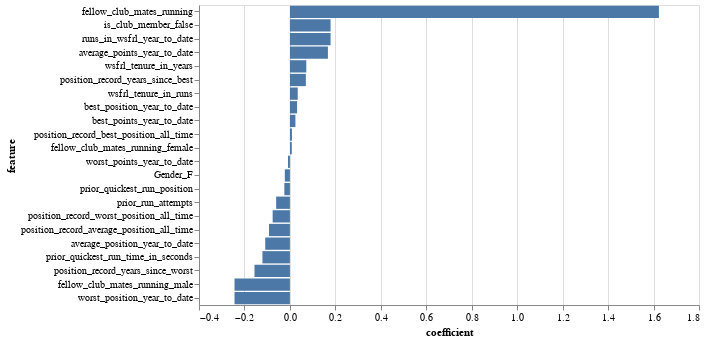

Notebook code for this chart:
### Code cell
import altair as alt

# Convert the set to a list to maintain order
all_feature_columns_list = list(all_feature_columns)


# Create a DataFrame with the features and their coefficients
feature_coefficients_df = pl.DataFrame(
    {
        "feature": all_feature_columns_list,
        "coefficient": logistic_regression_classifier.coef_[0][:len(all_feature_columns_list)],
    }
)

# Sort the DataFrame by coefficient in descending order
sorted_feature_coefficients_df = feature_coefficients_df.sort("coefficient", descending=True)

# Plot the bar chart
alt.Chart(sorted_feature_coefficients_df.to_pandas()).mark_bar().encode(
    x="coefficient",
    y=alt.Y("feature", sort="-x")
).properties(
    width=500,
    height=300,
).display()

### Figure 1 — Vega-Lite specification as saved in the notebook (floating-point values rounded to 4 significant figures)
{"config": {"view": {"continuousWidth": 300, "continuousHeight": 300}}, "data": {"name": "data-67030082ae5bba3a85d8b1758bdeffe1"}, "mark": {"type": "bar"}, "encoding": {"x": {"field": "coefficient", "type": "quantitative"}, "y": {"field": "feature", "sort": "-x", "type": "nominal"}}, "height": 300, "width": 500, "$schema": "https://vega.github.io/schema/vega-lite/v5.20.1.json", "datasets": {"data-67030082ae5bba3a85d8b1758bdeffe1": [{"feature": "fellow_club_mates_running", "coefficient": 1.624}, {"feature": "is_club_member_false", "coefficient": 0.1789}, {"feature": "runs_in_wsfrl_year_to_date", "coefficient": 0.1789}, {"feature": "average_points_year_to_date", "coefficient": 0.1673}, {"feature": "wsfrl_tenure_in_years", "coefficient": 0.07208}, {"feature": "position_record_years_since_best", "coefficient": 0.07007}, {"feature": "wsfrl_tenure_in_runs", "coefficient": 0.03434}, {"feature": "best_position_year_to_date", "coefficient": 0.03163}, {"feature": "best_points_year_to_date", "coefficient": 0.02414}, {"feature": "position_record_best_position_all_time", "coefficient": 0.008949}, {"feature": "fellow_club_mates_running_female", "coefficient": 0.008298}, {"feature": "worst_points_year_to_date", "coefficient": -0.008515}, {"feature": "Gender_F", "coefficient": -0.02246}, {"feature": "prior_quickest_run_position", "coefficient": -0.02437}, {"feature": "prior_run_attempts", "coefficient": -0.06055}, {"feature": "position_record_worst_position_all_time", "coefficient": -0.07592}, {"feature": "position_record_average_position_all_time", "coefficient": -0.092}, {"feature": "average_position_year_to_date", "coefficient": -0.1086}, {"feature": "prior_quickest_run_time_in_seconds", "coefficient": -0.1208}, {"feature": "position_record_years_since_worst", "coefficient": -0.1558}, {"feature": "fellow_club_mates_running_male", "coefficient": -0.2437}, {"feature": "worst_position_year_to_date", "coefficient": -0.2437}]}}
